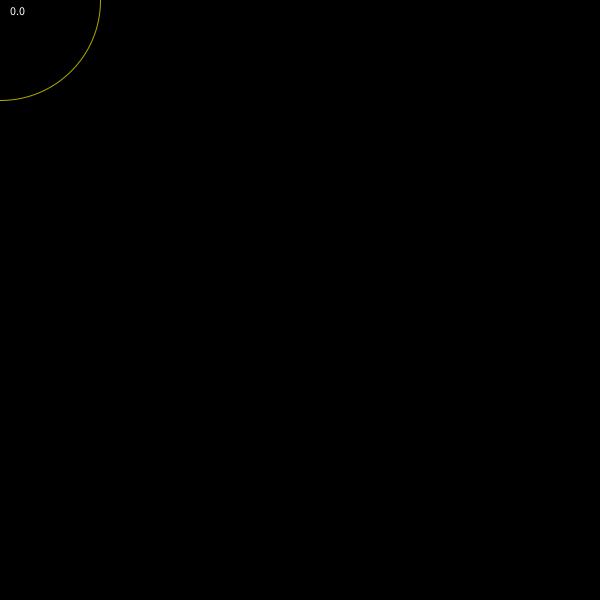
Frame 1 (no input)
Frame 60 (the mouse pressed at the canvas centre just before this capture): identical to frame 1, image omitted
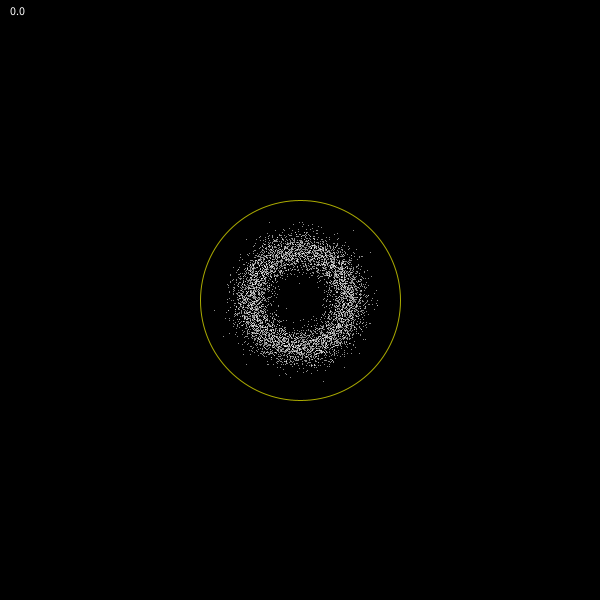
Frame 120 (the mouse held since frame 60 and released just before this capture)

The Processing sketch that drew these frames (run headless with seeded random() and noise(); from frame 60 on, the mouse is pressed at the canvas centre):

// Processing sketch: sketch_151003b_circular_brush
// ── sketch_151003b_circular_brush.pde
float wheel = 0;
float size = 100;

PVector[] points;

void setup(){
  size(600, 600);
  
  points = new PVector[0];
}

void draw(){
  background(0);
  text(str(wheel), 10, 15);
  
  if(mousePressed){
    brush(mouseX, mouseY);
  }
  
  stroke(255, 200);
  for(PVector p : points){
    point(p.x, p.y);    
  }
  
  translate(mouseX, mouseY);
  ellipseMode(CENTER);
  
  size += wheel;
  float d = size * 2;
  noFill();
  stroke(#aaaa00);
  ellipse(0, 0, d, d);
  
  wheel = 0;
}

void mouseWheel(MouseEvent e){
  wheel = e.getCount();
}

void brush(float cx, float cy){
  int n = 100;
  float radius = size;
  for(int i=0; i<n; i++){
    float v = map(randomGaussian(), -5, 5, 0, 1);
    float r = v * radius;
    float angle = map(i, 0, n, 0, TWO_PI) + frameCount * .001;
    float x = cx + cos(angle) * r;
    float y = cy + sin(angle) * r;
    points = (PVector[]) append(points, new PVector(x, y));
  }
}
